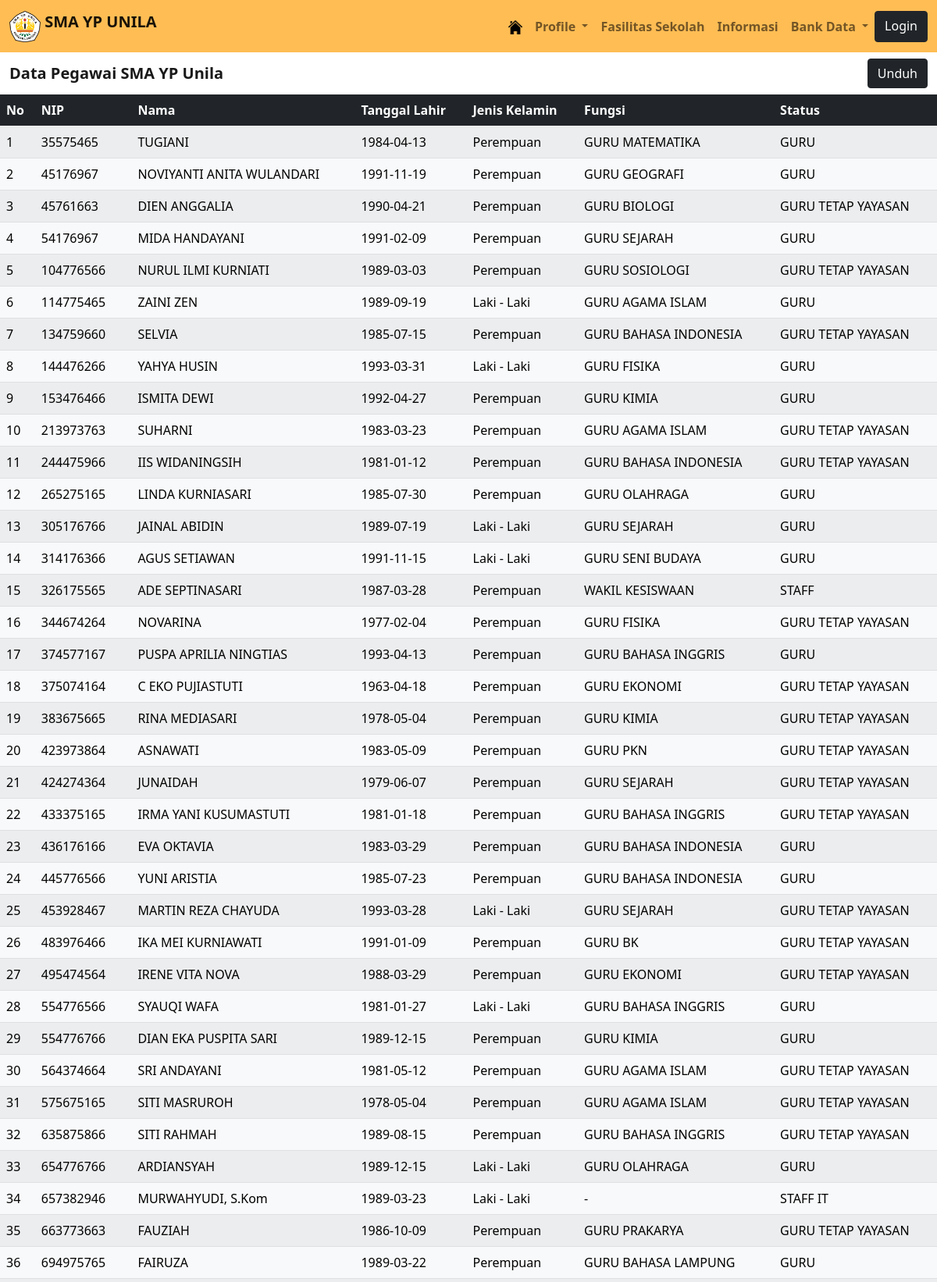
Screenshot of /dataguru.php (upper part) with the database file from the repository.
### tables this page shows
CREATE TABLE `data_guru` (
  `id_guru` int(11) NOT NULL,
  `nip_guru` varchar(50) NOT NULL,
  `nama_guru` varchar(50) NOT NULL,
  `ttl_guru` date NOT NULL,
  `jk_guru` varchar(50) NOT NULL,
  `fungsi_guru` varchar(100) NOT NULL,
  `status_guru` varchar(50) NOT NULL
);

### dataguru.php (the view, shortened to what this page needs)
<?php
include "navbar.php";
?>
<!doctype html>
<html lang="en">
  <head>
    <link href="https://cdn.jsdelivr.net/npm/bootstrap@5.0.2/dist/css/bootstrap.min.css" rel="stylesheet">
  </head>
  <body>
  <nav class="navbar navbar-light">
  <div class="container-fluid">
    <span class="navbar-brand mb-0 h1"><b>Data Pegawai SMA YP Unila</b></span>
    <a href = "download.php" class="btn btn-dark">Unduh</a>
  </div>
</nav>
<table class="table table-light table-striped">
        <thead class="table-dark">
            <tr>
                <th>No</th>
                <th>NIP</th>
                <th>Nama</th>
                <th>Tanggal Lahir</th>
                <th>Jenis Kelamin</th>
                <th>Fungsi</th>
                <th>Status</th>
        </thead>
<?php
    $servername="localhost";
    $username="root";
    $password="";
    $db="db_okta";
    $koneksi = mysqli_connect($servername,$username,$password,$db);
    $kueri = "SELECT * FROM data_guru";
    $hasil_kueri = mysqli_query($koneksi,$kueri);
    $no=1;
?>
    <?php while($data=mysqli_fetch_array($hasil_kueri)) : ?>
        <tr>
        <td><?php echo $no++; ?></td>
        <td><?php echo $data['nip_guru']; ?></td>
        <td><?php echo $data['nama_guru']; ?></td>
        <td><?php echo $data['ttl_guru']; ?></td>
        <td><?php echo $data['jk_guru']; ?></td>
        <td><?php echo $data['fungsi_guru']; ?></td>
        <td><?php echo $data['status_guru']; ?></td>
        </tr>
        <?php endwhile; ?>
        </table>

### navbar.php (shortened to what this page needs)
<!doctype html>
<html lang="en">
  <head>
    <link href="https://cdn.jsdelivr.net/npm/bootstrap@5.0.2/dist/css/bootstrap.min.css" rel="stylesheet">
  </head>
  <body>
<nav class="navbar navbar-expand-lg navbar-light " style = "background-color: #ffbd54;">
  <div class="container-fluid ">
    <a class="navbar-brand" href="#" >
    <img src="logoyp.png" alt="" width="40" height="40" class="d-inline-block align-text-top">
            <b>SMA YP UNILA</a>
    <div class="collapse navbar-collapse" id="navbarNavDropdown">
    <ul class="navbar-nav me-auto mb-2 mb-lg-0">
        <li class="nav-item">
          <a class="nav-link toggle" aria-current="page" href="index.php"><img src="home.png" alt="" width="18" height="18"></a>
        </li>
      <ul class="navbar-nav">
      <li class="nav-item dropdown">
          <a class="nav-link dropdown-toggle" href="#" id="navbarDropdownMenuLink" role="button" data-bs-toggle="dropdown" aria-expanded="false">
            Profile
          </a>
        </li>
        <ul class="navbar-nav me-auto mb-2 mb-lg-0">
        <li class="nav-item">
          <a class="nav-link toggle" aria-current="page" href="fasilitas.php">Fasilitas Sekolah</a>
        </li>
        <ul class="navbar-nav me-auto mb-2 mb-lg-0">
        <li class="nav-item">
          <a class="nav-link toggle" aria-current="page" href="informasi.php">Informasi</a>
        </li>
        <li class="nav-item dropdown">
          <a class="nav-link dropdown-toggle" href="#" id="navbarDropdownMenuLink" role="button" data-bs-toggle="dropdown" aria-expanded="false">
            Bank Data
          </a>
        </li>
        </ul>
      <a href="login.php" class="btn btn-dark">Login</a>
      </ul>
    </div>
  </div>
</nav></b>

### rows the page displays
data_guru: nip_guru "35575465", nama_guru "TUGIANI", ttl_guru "1984-04-13", jk_guru "Perempuan", fungsi_guru "GURU MATEMATIKA", status_guru "GURU"
data_guru: nip_guru "45176967", nama_guru "NOVIYANTI ANITA WULANDARI", ttl_guru "1991-11-19", jk_guru "Perempuan", fungsi_guru "GURU GEOGRAFI", status_guru "GURU"
data_guru: nip_guru "45761663", nama_guru "DIEN ANGGALIA", ttl_guru "1990-04-21", jk_guru "Perempuan", fungsi_guru "GURU BIOLOGI", status_guru "GURU TETAP YAYASAN"
data_guru: nip_guru "54176967", nama_guru "MIDA HANDAYANI", ttl_guru "1991-02-09", jk_guru "Perempuan", fungsi_guru "GURU SEJARAH", status_guru "GURU"
data_guru: nip_guru "104776566", nama_guru "NURUL ILMI KURNIATI", ttl_guru "1989-03-03", jk_guru "Perempuan", fungsi_guru "GURU SOSIOLOGI", status_guru "GURU TETAP YAYASAN"
data_guru: nip_guru "114775465", nama_guru "ZAINI ZEN", ttl_guru "1989-09-19", jk_guru "Laki - Laki", fungsi_guru "GURU AGAMA ISLAM", status_guru "GURU"
data_guru: nip_guru "134759660", nama_guru "SELVIA", ttl_guru "1985-07-15", jk_guru "Perempuan", fungsi_guru "GURU BAHASA INDONESIA", status_guru "GURU TETAP YAYASAN"
data_guru: nip_guru "144476266", nama_guru "YAHYA HUSIN", ttl_guru "1993-03-31", jk_guru "Laki - Laki", fungsi_guru "GURU FISIKA", status_guru "GURU"
data_guru: nip_guru "153476466", nama_guru "ISMITA DEWI", ttl_guru "1992-04-27", jk_guru "Perempuan", fungsi_guru "GURU KIMIA", status_guru "GURU"
data_guru: nip_guru "213973763", nama_guru "SUHARNI", ttl_guru "1983-03-23", jk_guru "Perempuan", fungsi_guru "GURU AGAMA ISLAM", status_guru "GURU TETAP YAYASAN"
data_guru: nip_guru "244475966", nama_guru "IIS WIDANINGSIH", ttl_guru "1981-01-12", jk_guru "Perempuan", fungsi_guru "GURU BAHASA INDONESIA", status_guru "GURU TETAP YAYASAN"
data_guru: nip_guru "265275165", nama_guru "LINDA KURNIASARI", ttl_guru "1985-07-30", jk_guru "Perempuan", fungsi_guru "GURU OLAHRAGA", status_guru "GURU"
data_guru: nip_guru "305176766", nama_guru "JAINAL ABIDIN", ttl_guru "1989-07-19", jk_guru "Laki - Laki", fungsi_guru "GURU SEJARAH", status_guru "GURU"
data_guru: nip_guru "314176366", nama_guru "AGUS SETIAWAN", ttl_guru "1991-11-15", jk_guru "Laki - Laki", fungsi_guru "GURU SENI BUDAYA", status_guru "GURU"
data_guru: nip_guru "326175565", nama_guru "ADE SEPTINASARI", ttl_guru "1987-03-28", jk_guru "Perempuan", fungsi_guru "WAKIL KESISWAAN", status_guru "STAFF"
data_guru: nip_guru "344674264", nama_guru "NOVARINA", ttl_guru "1977-02-04", jk_guru "Perempuan", fungsi_guru "GURU FISIKA", status_guru "GURU TETAP YAYASAN"
data_guru: nip_guru "374577167", nama_guru "PUSPA APRILIA NINGTIAS", ttl_guru "1993-04-13", jk_guru "Perempuan", fungsi_guru "GURU BAHASA INGGRIS", status_guru "GURU"
data_guru: nip_guru "375074164", nama_guru "C EKO PUJIASTUTI", ttl_guru "1963-04-18", jk_guru "Perempuan", fungsi_guru "GURU EKONOMI", status_guru "GURU TETAP YAYASAN"
data_guru: nip_guru "383675665", nama_guru "RINA MEDIASARI", ttl_guru "1978-05-04", jk_guru "Perempuan", fungsi_guru "GURU KIMIA", status_guru "GURU TETAP YAYASAN"
data_guru: nip_guru "423973864", nama_guru "ASNAWATI", ttl_guru "1983-05-09", jk_guru "Perempuan", fungsi_guru "GURU PKN", status_guru "GURU TETAP YAYASAN"
data_guru: nip_guru "424274364", nama_guru "JUNAIDAH", ttl_guru "1979-06-07", jk_guru "Perempuan", fungsi_guru "GURU SEJARAH", status_guru "GURU TETAP YAYASAN"
data_guru: nip_guru "433375165", nama_guru "IRMA YANI KUSUMASTUTI", ttl_guru "1981-01-18", jk_guru "Perempuan", fungsi_guru "GURU BAHASA INGGRIS", status_guru "GURU TETAP YAYASAN"
data_guru: nip_guru "436176166", nama_guru "EVA OKTAVIA", ttl_guru "1983-03-29", jk_guru "Perempuan", fungsi_guru "GURU BAHASA INDONESIA", status_guru "GURU"
data_guru: nip_guru "445776566", nama_guru "YUNI ARISTIA", ttl_guru "1985-07-23", jk_guru "Perempuan", fungsi_guru "GURU BAHASA INDONESIA", status_guru "GURU"
data_guru: nip_guru "453928467", nama_guru "MARTIN REZA CHAYUDA", ttl_guru "1993-03-28", jk_guru "Laki - Laki", fungsi_guru "GURU SEJARAH", status_guru "GURU TETAP YAYASAN"
data_guru: nip_guru "483976466", nama_guru "IKA MEI KURNIAWATI", ttl_guru "1991-01-09", jk_guru "Perempuan", fungsi_guru "GURU BK", status_guru "GURU TETAP YAYASAN"
data_guru: nip_guru "495474564", nama_guru "IRENE VITA NOVA", ttl_guru "1988-03-29", jk_guru "Perempuan", fungsi_guru "GURU EKONOMI", status_guru "GURU TETAP YAYASAN"
data_guru: nip_guru "554776566", nama_guru "SYAUQI WAFA", ttl_guru "1981-01-27", jk_guru "Laki - Laki", fungsi_guru "GURU BAHASA INGGRIS", status_guru "GURU"
data_guru: nip_guru "554776766", nama_guru "DIAN EKA PUSPITA SARI", ttl_guru "1989-12-15", jk_guru "Perempuan", fungsi_guru "GURU KIMIA", status_guru "GURU"
data_guru: nip_guru "564374664", nama_guru "SRI ANDAYANI", ttl_guru "1981-05-12", jk_guru "Perempuan", fungsi_guru "GURU AGAMA ISLAM", status_guru "GURU TETAP YAYASAN"
data_guru: nip_guru "575675165", nama_guru "SITI MASRUROH", ttl_guru "1978-05-04", jk_guru "Perempuan", fungsi_guru "GURU AGAMA ISLAM", status_guru "GURU TETAP YAYASAN"
data_guru: nip_guru "635875866", nama_guru "SITI RAHMAH", ttl_guru "1989-08-15", jk_guru "Perempuan", fungsi_guru "GURU BAHASA INGGRIS", status_guru "GURU TETAP YAYASAN"
data_guru: nip_guru "654776766", nama_guru "ARDIANSYAH", ttl_guru "1989-12-15", jk_guru "Laki - Laki", fungsi_guru "GURU OLAHRAGA", status_guru "GURU"
data_guru: nip_guru "657382946", nama_guru "MURWAHYUDI, S.Kom", ttl_guru "1989-03-23", jk_guru "Laki - Laki", fungsi_guru "-", status_guru "STAFF IT"
data_guru: nip_guru "663773663", nama_guru "FAUZIAH", ttl_guru "1986-10-09", jk_guru "Perempuan", fungsi_guru "GURU PRAKARYA", status_guru "GURU TETAP YAYASAN"
data_guru: nip_guru "694975765", nama_guru "FAIRUZA", ttl_guru "1989-03-22", jk_guru "Perempuan", fungsi_guru "GURU BAHASA LAMPUNG", status_guru "GURU"
